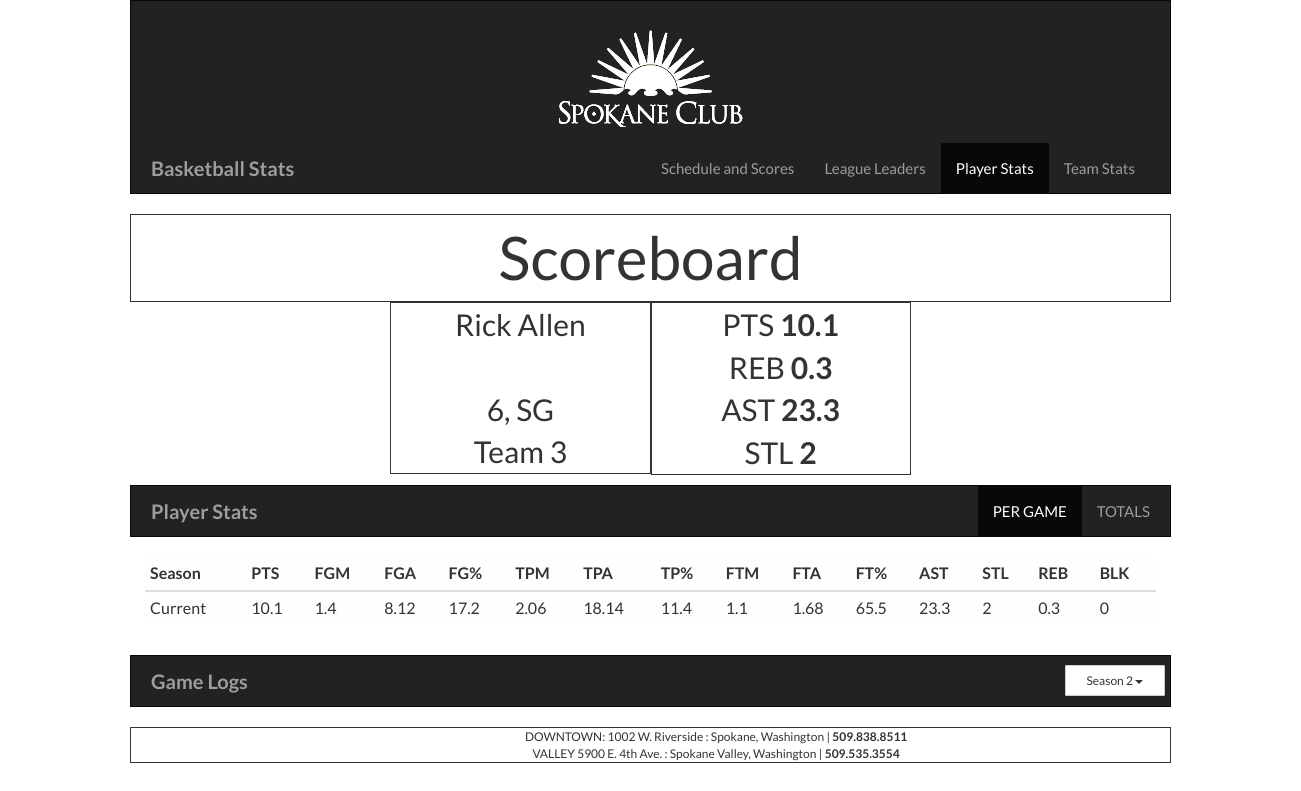
Screenshot of /player_indi_stats.php?id=2 with the database file from the repository.
### tables this page shows
CREATE TABLE "Player_Info" (
	`Player_ID`	INTEGER NOT NULL UNIQUE,
	`First_Name`	TEXT,
	`Last_Name`	TEXT,
	`Number`	INTEGER,
	`Position`	TEXT,
	`Team`	INTEGER,
	PRIMARY KEY(Player_ID)
);

CREATE TABLE "Player_Stats" (
	`Player_ID`	INTEGER NOT NULL UNIQUE,
	`First_Name`	TEXT,
	`Last_Name`	TEXT,
	`Games_Played`	REAL,
	`Points`	REAL,
	`FGM`	REAL,
	`FGA`	REAL,
	`TPM`	REAL,
	`TPA`	REAL,
	`FTM`	REAL,
	`FTA`	REAL,
	`Assists`	REAL,
	`Steals`	REAL,
	`Rebounds`	REAL,
	`Blocks`	REAL,
	PRIMARY KEY(Player_ID)
);

### assets/php/player_indi_stats_query.php (the view, shortened to what this page needs)
<?php
	$id  = (int)$_GET["id"];
	$db = new PDO('sqlite:assets/db/ewuscbb.db');
	$playerinfo = $db->query('select * from Player_Info where Player_ID = '.$id);
	$seasonoverview = $db->query('select  round(Points/Games_Played,1) as points, round(Assists/Games_Played,1) as assists, round(Rebounds/Games_Played,1) as rebounds, round(Steals/Games_Played,1) as steals from Player_Stats where Player_ID = '.$id);
	$seasonavgs = $db->query('select Games_Played, round(Points/Games_Played,1) as points, round(FGM*1.0/Games_Played,2) as fgm, round(FGA*1.0/Games_Played,2) as fga, round(TPM*1.0/Games_Played,2) as tpm, round(TPA*1.0/Games_Played,2) as tpa, round(FTM/Games_Played,2) as ftm, round(FTA/Games_Played,2) as fta, round(Assists/Games_Played,1) as assists, round(Steals/Games_Played,1) as steals, round(Rebounds/Games_Played,1) as rebounds, round(Blocks/Games_Played,1) as blocks from Player_Stats where Player_ID = '.$id);
	function getPlayerInfo(){
		try
		  {
		  	global $playerinfo;
		    foreach($playerinfo as $row)
		    {
		     print "<div class='row'>".$row['First_Name']." ".$row['Last_Name']."</div>
     				<div class='row top-buffer'>".$row['Number'].", ".$row['Position']."</div>
     				<div class='row'>Team ".$row['Team']."</div>";
		    }
		  }
		  catch(PDOException $e)
		  {
		    print 'Exception : '.$e->getMessage();
		  }
	}
	function getSeasonOverview(){
	try
	  {
	  	global $seasonoverview;
	    foreach($seasonoverview as $row)
	    {
	    	print "<div class='row'>PTS <b>".$row['points']."</b></div>
     				<div class='row'>REB <b>".$row['rebounds']."</b></div>
     				<div class='row'>AST <b>".$row['assists']."</b></div>
     				<div class='row'>STL <b>".$row['steals']."</b></div>";
	    }
	  }
	  catch(PDOException $e)
	  {
	    print 'Exception : '.$e->getMessage();
	  }
	}
		function getPerGame(){
		try
		  {
		  	global $seasonavgs;
		    foreach($seasonavgs as $row)
		    {
		      $fgpct = 0.0;
		      $tppct = 0.0;
		      $ftpct = 0.0;
		      if($row['fga']!=0)
		      	$fgpct = round($row['fgm']/$row['fga'],3)*100;
		      if($row['tpa']!=0)
		      	$tppct = round($row['tpm']/$row['tpa'],3)*100;
		      if($row['fta']!=0)
		     	 $ftpct = round($row['ftm']/$row['fta'],3)*100;
		      print "<tr><td> Current </td>";
		      print "<td>".$row['points']."</td>";
		      print "<td>".$row['fgm']."</td>";
		      print "<td>".$row['fga']."</td>";
		      print "<td>".$fgpct."</td>";
		      print "<td>".$row['tpm']."</td>";
		      print "<td>".$row['tpa']."</td>";
		      print "<td>".$tppct."</td>";
		      print "<td>".$row['ftm']."</td>";
		      print "<td>".$row['fta']."</td>";
		      print "<td>".$ftpct."</td>";
		      print "<td>".$row['assists']."</td>";
		      print "<td>".$row['steals']."</td>";
		      print "<td>".$row['rebounds']."</td>";
		      print "<td>".$row['blocks']."</td></tr>";
		    }
		  }
		  catch(PDOException $e)
		  {
		    print 'Exception : '.$e->getMessage();
		  }
	}
?>

### assets/css/main.css (style rules this page uses)
body { font-family:'Lato',sans-serif; font-weight:400; font-size:15; -webkit-font-smoothing: antialiased; -webkit-overflow-scrolling: touch; }
@media (min-width:840px) { body { padding-left: 6%; padding-right:6%; } }
@media (min-width:992px) { body { padding-left: 8%; padding-right:8%; } }
@media (min-width:1200px) { body { padding-left: 10%; padding-right:10%; } }

### assets/css/individualstats.css (style rules this page uses)
.top-buffer { padding-top:42px; }

### rows the page displays
player_info: First_Name "Rick", Last_Name "Allen", Number "6", Position "SG", Team "3"
player_stats: points "10.1", fgm "1.4", fga "8.12", fgpct "17.2", tpm "2.06", tpa "18.14", tppct "11.4", ftm "1.1", fta "1.68", ftpct "65.5", assists "23.3", steals "2", rebounds "0.3", blocks "0"

### other values shown
$row['points'] "10.1"
$row['rebounds'] "0.3"
$row['assists'] "23.3"
$row['steals'] "2"
